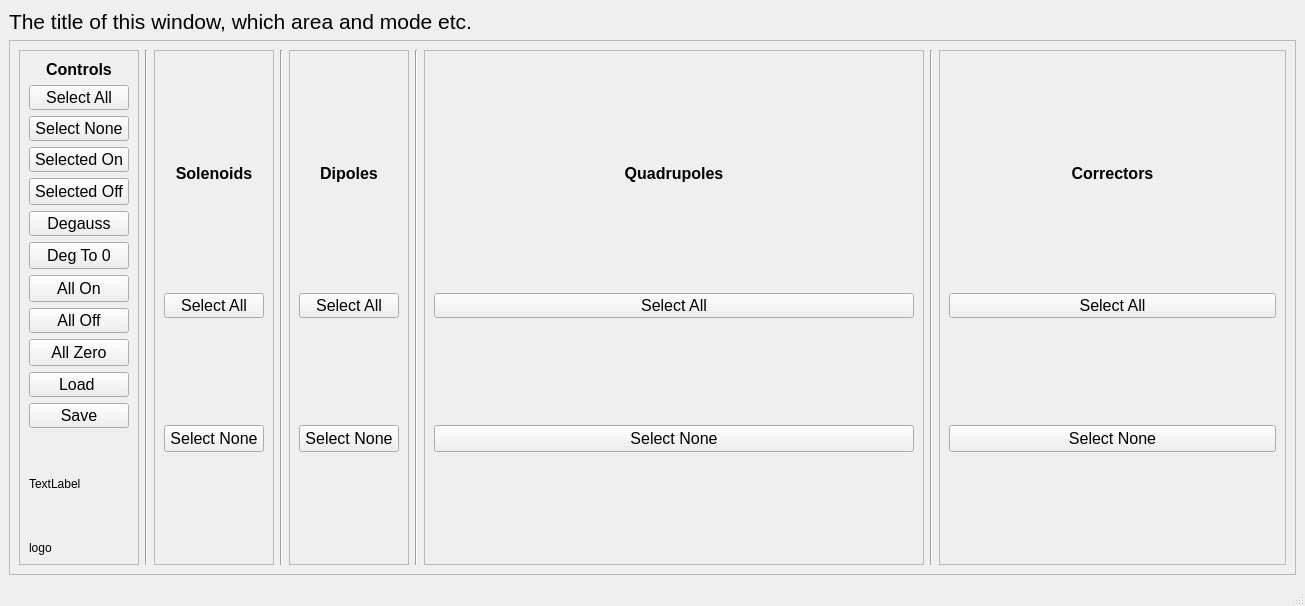
<?xml version="1.0" encoding="UTF-8"?>
<ui version="4.0">
 <class>magnetAppMainView</class>
 <widget class="QMainWindow" name="magnetAppMainView">
  <property name="geometry">
   <rect>
    <x>0</x>
    <y>0</y>
    <width>1305</width>
    <height>606</height>
   </rect>
  </property>
  <property name="windowTitle">
   <string>MainWindow</string>
  </property>
  <widget class="QWidget" name="mainFrame">
   <layout class="QVBoxLayout" name="verticalLayout">
    <item>
     <widget class="QLabel" name="titleLabel">
      <property name="maximumSize">
       <size>
        <width>16777215</width>
        <height>25</height>
       </size>
      </property>
      <property name="font">
       <font>
        <pointsize>16</pointsize>
       </font>
      </property>
      <property name="text">
       <string>The title of this window, which area and mode etc.</string>
      </property>
      <property name="alignment">
       <set>Qt::AlignLeading|Qt::AlignLeft|Qt::AlignVCenter</set>
      </property>
     </widget>
    </item>
    <item>
     <widget class="QFrame" name="mainWidgetFrame">
      <property name="frameShape">
       <enum>QFrame::StyledPanel</enum>
      </property>
      <property name="frameShadow">
       <enum>QFrame::Raised</enum>
      </property>
      <layout class="QHBoxLayout" name="horizontalLayout">
       <item>
        <widget class="QFrame" name="controlButtonFrame">
         <property name="minimumSize">
          <size>
           <width>120</width>
           <height>300</height>
          </size>
         </property>
         <property name="maximumSize">
          <size>
           <width>120</width>
           <height>650</height>
          </size>
         </property>
         <property name="font">
          <font>
           <pointsize>9</pointsize>
          </font>
         </property>
         <property name="frameShape">
          <enum>QFrame::StyledPanel</enum>
         </property>
         <property name="frameShadow">
          <enum>QFrame::Raised</enum>
         </property>
         <layout class="QVBoxLayout" name="verticalLayout_2">
          <item>
           <widget class="QLabel" name="controlsLabel">
            <property name="maximumSize">
             <size>
              <width>16777215</width>
              <height>25</height>
             </size>
            </property>
            <property name="font">
             <font>
              <pointsize>12</pointsize>
              <weight>75</weight>
              <bold>true</bold>
             </font>
            </property>
            <property name="text">
             <string>Controls</string>
            </property>
            <property name="alignment">
             <set>Qt::AlignCenter</set>
            </property>
           </widget>
          </item>
          <item>
           <widget class="QPushButton" name="mainSelectAll">
            <property name="maximumSize">
             <size>
              <width>16777215</width>
              <height>25</height>
             </size>
            </property>
            <property name="font">
             <font>
              <pointsize>12</pointsize>
             </font>
            </property>
            <property name="text">
             <string>Select All</string>
            </property>
           </widget>
          </item>
          <item>
           <widget class="QPushButton" name="selectNone">
            <property name="maximumSize">
             <size>
              <width>16777215</width>
              <height>25</height>
             </size>
            </property>
            <property name="font">
             <font>
              <pointsize>12</pointsize>
             </font>
            </property>
            <property name="text">
             <string>Select None</string>
            </property>
           </widget>
          </item>
          <item>
           <widget class="QPushButton" name="selectedOn">
            <property name="maximumSize">
             <size>
              <width>16777215</width>
              <height>25</height>
             </size>
            </property>
            <property name="font">
             <font>
              <pointsize>12</pointsize>
             </font>
            </property>
            <property name="text">
             <string>Selected On</string>
            </property>
           </widget>
          </item>
          <item>
           <widget class="QPushButton" name="selectedOff">
            <property name="font">
             <font>
              <pointsize>12</pointsize>
             </font>
            </property>
            <property name="text">
             <string>Selected Off</string>
            </property>
           </widget>
          </item>
          <item>
           <widget class="QPushButton" name="selectedDegauss">
            <property name="maximumSize">
             <size>
              <width>16777215</width>
              <height>25</height>
             </size>
            </property>
            <property name="font">
             <font>
              <pointsize>12</pointsize>
             </font>
            </property>
            <property name="text">
             <string>Degauss</string>
            </property>
           </widget>
          </item>
          <item>
           <widget class="QPushButton" name="selectedDegaussToZero">
            <property name="font">
             <font>
              <pointsize>12</pointsize>
             </font>
            </property>
            <property name="text">
             <string>Deg To 0</string>
            </property>
           </widget>
          </item>
          <item>
           <widget class="QPushButton" name="allOn">
            <property name="font">
             <font>
              <pointsize>12</pointsize>
             </font>
            </property>
            <property name="text">
             <string>All On</string>
            </property>
           </widget>
          </item>
          <item>
           <widget class="QPushButton" name="allOff">
            <property name="maximumSize">
             <size>
              <width>16777215</width>
              <height>25</height>
             </size>
            </property>
            <property name="font">
             <font>
              <pointsize>12</pointsize>
             </font>
            </property>
            <property name="text">
             <string>All Off</string>
            </property>
           </widget>
          </item>
          <item>
           <widget class="QPushButton" name="allZero">
            <property name="font">
             <font>
              <pointsize>12</pointsize>
             </font>
            </property>
            <property name="text">
             <string>All Zero</string>
            </property>
           </widget>
          </item>
          <item>
           <widget class="QPushButton" name="loadSettings">
            <property name="maximumSize">
             <size>
              <width>16777215</width>
              <height>25</height>
             </size>
            </property>
            <property name="font">
             <font>
              <pointsize>12</pointsize>
             </font>
            </property>
            <property name="text">
             <string>Load </string>
            </property>
           </widget>
          </item>
          <item>
           <widget class="QPushButton" name="saveSettings">
            <property name="maximumSize">
             <size>
              <width>16777215</width>
              <height>25</height>
             </size>
            </property>
            <property name="font">
             <font>
              <pointsize>12</pointsize>
             </font>
            </property>
            <property name="text">
             <string>Save</string>
            </property>
           </widget>
          </item>
          <item>
           <widget class="QLabel" name="iconLabel">
            <property name="minimumSize">
             <size>
              <width>0</width>
              <height>100</height>
             </size>
            </property>
            <property name="text">
             <string>TextLabel</string>
            </property>
           </widget>
          </item>
          <item>
           <widget class="QLabel" name="logoLabel">
            <property name="minimumSize">
             <size>
              <width>0</width>
              <height>100</height>
             </size>
            </property>
            <property name="text">
             <string>logo</string>
            </property>
           </widget>
          </item>
         </layout>
        </widget>
       </item>
       <item>
        <widget class="Line" name="line">
         <property name="orientation">
          <enum>Qt::Vertical</enum>
         </property>
        </widget>
       </item>
       <item>
        <widget class="QFrame" name="solFrame">
         <property name="minimumSize">
          <size>
           <width>120</width>
           <height>300</height>
          </size>
         </property>
         <property name="maximumSize">
          <size>
           <width>120</width>
           <height>16777215</height>
          </size>
         </property>
         <property name="frameShape">
          <enum>QFrame::StyledPanel</enum>
         </property>
         <property name="frameShadow">
          <enum>QFrame::Raised</enum>
         </property>
         <layout class="QVBoxLayout" name="solFrameLayout" stretch="0,0,0,0">
          <item>
           <widget class="QLabel" name="solenoidsLabel">
            <property name="maximumSize">
             <size>
              <width>16777215</width>
              <height>25</height>
             </size>
            </property>
            <property name="font">
             <font>
              <pointsize>12</pointsize>
              <weight>75</weight>
              <bold>true</bold>
             </font>
            </property>
            <property name="text">
             <string>Solenoids</string>
            </property>
            <property name="alignment">
             <set>Qt::AlignCenter</set>
            </property>
           </widget>
          </item>
          <item>
           <widget class="QPushButton" name="solSelectAll">
            <property name="maximumSize">
             <size>
              <width>16777215</width>
              <height>25</height>
             </size>
            </property>
            <property name="font">
             <font>
              <pointsize>12</pointsize>
             </font>
            </property>
            <property name="text">
             <string>Select All</string>
            </property>
           </widget>
          </item>
          <item>
           <widget class="QPushButton" name="solSelectNone">
            <property name="minimumSize">
             <size>
              <width>0</width>
              <height>25</height>
             </size>
            </property>
            <property name="font">
             <font>
              <pointsize>12</pointsize>
             </font>
            </property>
            <property name="text">
             <string>Select None</string>
            </property>
           </widget>
          </item>
          <item>
           <layout class="QGridLayout" name="sol_Grid_Box"/>
          </item>
         </layout>
        </widget>
       </item>
       <item>
        <widget class="Line" name="line_2">
         <property name="orientation">
          <enum>Qt::Vertical</enum>
         </property>
        </widget>
       </item>
       <item>
        <widget class="QFrame" name="dipFrame">
         <property name="minimumSize">
          <size>
           <width>120</width>
           <height>0</height>
          </size>
         </property>
         <property name="maximumSize">
          <size>
           <width>120</width>
           <height>16777215</height>
          </size>
         </property>
         <property name="frameShape">
          <enum>QFrame::StyledPanel</enum>
         </property>
         <property name="frameShadow">
          <enum>QFrame::Raised</enum>
         </property>
         <layout class="QVBoxLayout" name="dipFrameLayout">
          <item>
           <widget class="QLabel" name="dipolesLabel">
            <property name="maximumSize">
             <size>
              <width>16777215</width>
              <height>25</height>
             </size>
            </property>
            <property name="font">
             <font>
              <pointsize>12</pointsize>
              <weight>75</weight>
              <bold>true</bold>
             </font>
            </property>
            <property name="text">
             <string>Dipoles</string>
            </property>
            <property name="alignment">
             <set>Qt::AlignCenter</set>
            </property>
           </widget>
          </item>
          <item>
           <widget class="QPushButton" name="dipSelectAll">
            <property name="maximumSize">
             <size>
              <width>16777215</width>
              <height>25</height>
             </size>
            </property>
            <property name="font">
             <font>
              <pointsize>12</pointsize>
             </font>
            </property>
            <property name="text">
             <string>Select All</string>
            </property>
           </widget>
          </item>
          <item>
           <widget class="QPushButton" name="dipSelectNone">
            <property name="minimumSize">
             <size>
              <width>0</width>
              <height>25</height>
             </size>
            </property>
            <property name="font">
             <font>
              <pointsize>12</pointsize>
             </font>
            </property>
            <property name="text">
             <string>Select None</string>
            </property>
           </widget>
          </item>
          <item>
           <layout class="QGridLayout" name="dip_Grid_Box"/>
          </item>
         </layout>
        </widget>
       </item>
       <item>
        <widget class="Line" name="line_3">
         <property name="orientation">
          <enum>Qt::Vertical</enum>
         </property>
        </widget>
       </item>
       <item>
        <widget class="QFrame" name="quadFrame">
         <property name="minimumSize">
          <size>
           <width>500</width>
           <height>0</height>
          </size>
         </property>
         <property name="maximumSize">
          <size>
           <width>550</width>
           <height>16777215</height>
          </size>
         </property>
         <property name="frameShape">
          <enum>QFrame::StyledPanel</enum>
         </property>
         <property name="frameShadow">
          <enum>QFrame::Raised</enum>
         </property>
         <layout class="QVBoxLayout" name="quadFrameLayout">
          <item>
           <widget class="QLabel" name="quadLabel">
            <property name="maximumSize">
             <size>
              <width>16777215</width>
              <height>25</height>
             </size>
            </property>
            <property name="font">
             <font>
              <pointsize>12</pointsize>
              <weight>75</weight>
              <bold>true</bold>
             </font>
            </property>
            <property name="text">
             <string>Quadrupoles</string>
            </property>
            <property name="alignment">
             <set>Qt::AlignCenter</set>
            </property>
           </widget>
          </item>
          <item>
           <widget class="QPushButton" name="quadSelectAll">
            <property name="maximumSize">
             <size>
              <width>16777215</width>
              <height>25</height>
             </size>
            </property>
            <property name="font">
             <font>
              <pointsize>12</pointsize>
             </font>
            </property>
            <property name="text">
             <string>Select All</string>
            </property>
           </widget>
          </item>
          <item>
           <widget class="QPushButton" name="quadSelectNone">
            <property name="minimumSize">
             <size>
              <width>0</width>
              <height>25</height>
             </size>
            </property>
            <property name="font">
             <font>
              <pointsize>12</pointsize>
             </font>
            </property>
            <property name="text">
             <string>Select None</string>
            </property>
           </widget>
          </item>
          <item>
           <layout class="QGridLayout" name="quad_Grid_Box" rowstretch="0" columnstretch="0">
            <property name="sizeConstraint">
             <enum>QLayout::SetMaximumSize</enum>
            </property>
            <property name="horizontalSpacing">
             <number>5</number>
            </property>
            <property name="verticalSpacing">
             <number>7</number>
            </property>
            <property name="rightMargin">
             <number>0</number>
            </property>
           </layout>
          </item>
         </layout>
        </widget>
       </item>
       <item>
        <widget class="Line" name="line_4">
         <property name="orientation">
          <enum>Qt::Vertical</enum>
         </property>
        </widget>
       </item>
       <item>
        <widget class="QFrame" name="corrFrame">
         <property name="maximumSize">
          <size>
           <width>600</width>
           <height>16777215</height>
          </size>
         </property>
         <property name="frameShape">
          <enum>QFrame::StyledPanel</enum>
         </property>
         <property name="frameShadow">
          <enum>QFrame::Raised</enum>
         </property>
         <layout class="QVBoxLayout" name="corFrameLayout">
          <item>
           <widget class="QLabel" name="corLabel">
            <property name="maximumSize">
             <size>
              <width>16777215</width>
              <height>25</height>
             </size>
            </property>
            <property name="font">
             <font>
              <pointsize>12</pointsize>
              <weight>75</weight>
              <bold>true</bold>
             </font>
            </property>
            <property name="text">
             <string>Correctors</string>
            </property>
            <property name="alignment">
             <set>Qt::AlignCenter</set>
            </property>
           </widget>
          </item>
          <item>
           <widget class="QPushButton" name="corSelectAll">
            <property name="maximumSize">
             <size>
              <width>16777215</width>
              <height>25</height>
             </size>
            </property>
            <property name="font">
             <font>
              <pointsize>12</pointsize>
             </font>
            </property>
            <property name="text">
             <string>Select All</string>
            </property>
           </widget>
          </item>
          <item>
           <widget class="QPushButton" name="corSelectNone">
            <property name="minimumSize">
             <size>
              <width>0</width>
              <height>25</height>
             </size>
            </property>
            <property name="font">
             <font>
              <pointsize>12</pointsize>
             </font>
            </property>
            <property name="text">
             <string>Select None</string>
            </property>
           </widget>
          </item>
          <item>
           <layout class="QGridLayout" name="cor_Grid_Box"/>
          </item>
         </layout>
        </widget>
       </item>
      </layout>
     </widget>
    </item>
   </layout>
  </widget>
  <widget class="QMenuBar" name="menubar">
   <property name="geometry">
    <rect>
     <x>0</x>
     <y>0</y>
     <width>1305</width>
     <height>21</height>
    </rect>
   </property>
  </widget>
  <widget class="QStatusBar" name="statusbar"/>
 </widget>
 <resources/>
 <connections/>
</ui>
